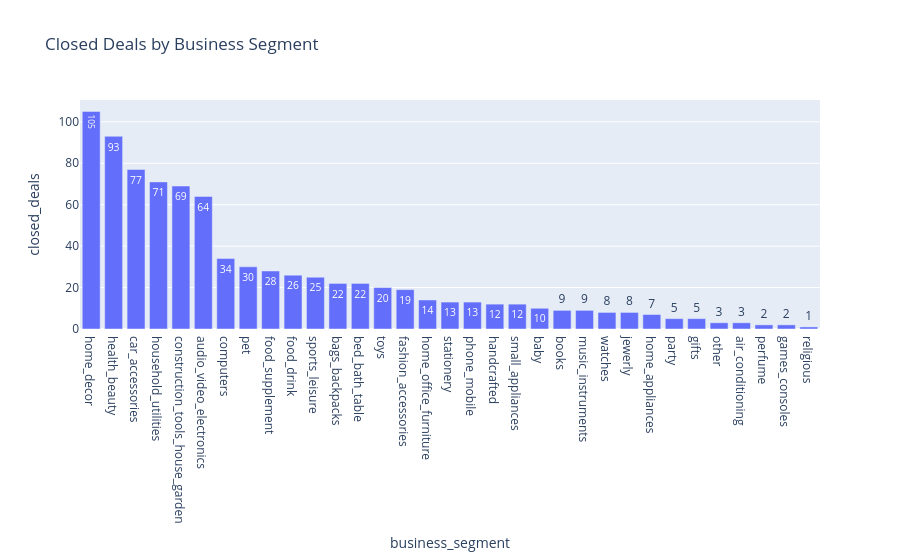
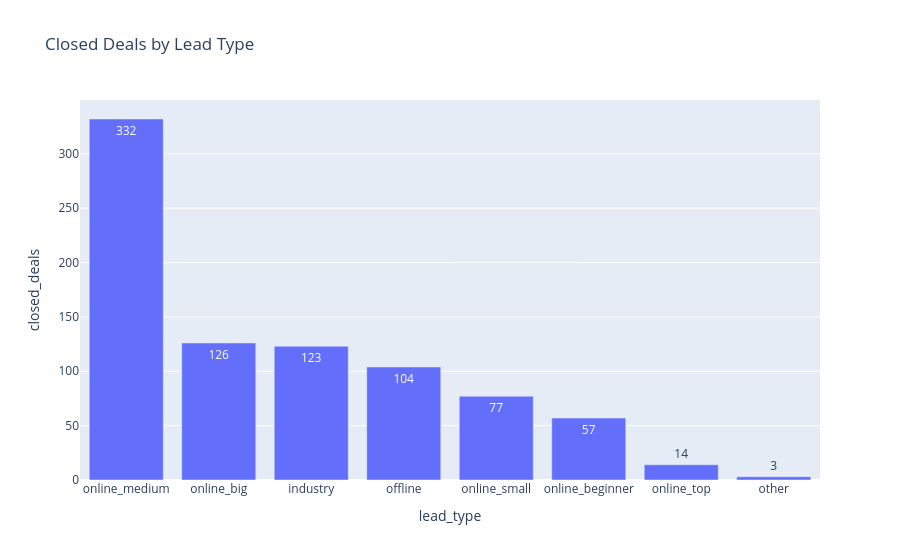

Notebook code cell kept with these figures, in order:
### Code cell
fig = px.bar(
    segment_analysis,
    x='business_segment',
    y='closed_deals',
    title='Closed Deals by Business Segment',
    text_auto=True
)
fig.show()

fig = px.bar(
    lead_type_analysis,
    x='lead_type',
    y='closed_deals',
    title='Closed Deals by Lead Type',
    text_auto=True
)
fig.show()

### Figure 1 — Plotly figure (JSON) as saved in the notebook; plotly's stock layout.template omitted (floating-point values rounded to 4 significant figures)
{"data": [{"hovertemplate": "business_segment=%{x}<br>closed_deals=%{y}<extra></extra>", "legendgroup": "", "marker": {"color": "#636efa", "pattern": {"shape": ""}}, "name": "", "orientation": "v", "showlegend": false, "textposition": "auto", "texttemplate": "%{y}", "type": "bar", "x": ["home_decor", "health_beauty", "car_accessories", "household_utilities", "construction_tools_house_garden", "audio_video_electronics", "computers", "pet", "food_supplement", "food_drink", "sports_leisure", "bags_backpacks", "bed_bath_table", "toys", "fashion_accessories", "home_office_furniture", "stationery", "phone_mobile", "handcrafted", "small_appliances", "baby", "books", "music_instruments", "watches", "jewerly", "home_appliances", "party", "gifts", "other", "air_conditioning", "perfume", "games_consoles", "religious"], "xaxis": "x", "y": [105, 93, 77, 71, 69, 64, 34, 30, 28, 26, 25, 22, 22, 20, 19, 14, 13, 13, 12, 12, 10, 9, 9, 8, 8, 7, 5, 5, 3, 3, 2, 2, 1], "yaxis": "y"}], "layout": {"barmode": "relative", "legend": {"tracegroupgap": 0}, "title": {"text": "Closed Deals by Business Segment"}, "xaxis": {"anchor": "y", "domain": [0, 1], "title": {"text": "business_segment"}}, "yaxis": {"anchor": "x", "domain": [0, 1], "title": {"text": "closed_deals"}}}}

### Figure 2 — Plotly figure (JSON) as saved in the notebook; plotly's stock layout.template omitted (floating-point values rounded to 4 significant figures)
{"data": [{"hovertemplate": "lead_type=%{x}<br>closed_deals=%{y}<extra></extra>", "legendgroup": "", "marker": {"color": "#636efa", "pattern": {"shape": ""}}, "name": "", "orientation": "v", "showlegend": false, "textposition": "auto", "texttemplate": "%{y}", "type": "bar", "x": ["online_medium", "online_big", "industry", "offline", "online_small", "online_beginner", "online_top", "other"], "xaxis": "x", "y": [332, 126, 123, 104, 77, 57, 14, 3], "yaxis": "y"}], "layout": {"barmode": "relative", "legend": {"tracegroupgap": 0}, "title": {"text": "Closed Deals by Lead Type"}, "xaxis": {"anchor": "y", "domain": [0, 1], "title": {"text": "lead_type"}}, "yaxis": {"anchor": "x", "domain": [0, 1], "title": {"text": "closed_deals"}}}}
